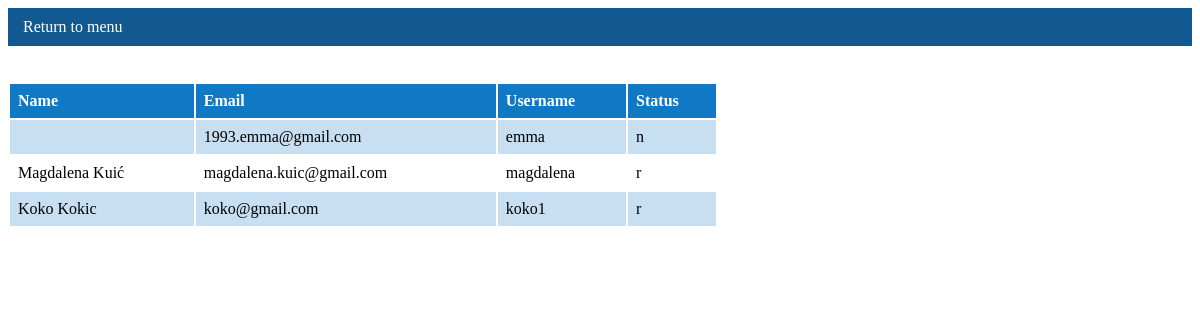
The page /list_of_studentsSubject/1 (signed in) on the database its author committed.
### LearnCrew/models.py (models this page shows, shortened)
class Upisi(models.Model):
    student = models.ForeignKey(Korisnici, on_delete=models.CASCADE)
    predmet = models.ForeignKey(Predmeti, on_delete=models.CASCADE)
    status = models.CharField(max_length=64, blank=True, null=True)

class Korisnici(AbstractUser):
    email = models.CharField(max_length=64)
    password = models.CharField(max_length=128)
    STATUS_STUDENTA = (('n', 'none'), ('r','redovni'), ('i','izvanredni'))
    status = models.CharField(max_length=30, choices=STATUS_STUDENTA, blank=True)
    uloga = models.ForeignKey(Uloge, on_delete=models.CASCADE, blank=True, null=True)

### LearnCrew/views.py (the view)
# urls.py: path('list_of_studentsSubject/<int:subject_id>', views.students_per_subject, name='list_of_studentsSubject'),
def students_per_subject(request, subject_id):
    if str(request.user.uloga) == 'adm':
        upisi = Upisi.objects.filter(predmet=subject_id)
        return render(request, 'list_of_students_per_subject.html', {"data": upisi})
    elif str(request.user.uloga) == 'prof':
        upisi = Upisi.objects.filter(predmet=subject_id).filter(status="upisan")
        return render(request, 'list_of_studentsProf.html', {"data": upisi, "subject_id": subject_id})

### LearnCrew/models.py (called while the page is built)
    def __str__(self):
        return '%s' % (self.uloga, )

### LearnCrew/templates/list_of_students_per_subject.html (shortened to what this page needs)
{% extends 'base.html' %}
{% block students-per-subject %}
<ul>
    <li><a href="http://localhost:8000/list_of_subjects/">Return to menu</a></li>
</ul>
<br><br>
<table style="width:60%">
    <tr>
        <th>Name</th>
        <th>Email</th>
        <th>Username</th>
        <th>Status</th>
    </tr>
    <tr>
{% for upis in data %}
<td>{{upis.student.first_name}} {{upis.student.last_name}}</td>
<td>{{upis.student.email}}</td>
<td>{{upis.student.username}}</td>
<td>{{upis.student.status}}</td>
    </tr>
{% endfor %}
</table>
{% endblock %}

### LearnCrew/templates/base.html (style rules this page uses)
table { border-collapse: separate; width: 70%; }
th, td { text-align: left; padding: 8px; }
tr:nth-child(even) { background-color: #C7DFF1 }
th { background-color: #0F79C6; color: white; }
ul { list-style-type: none; margin: 0; padding: 0; overflow: hidden; background-color: #115990; }
li { float: left; }
li a { display: block; color: white; text-align: center; padding: 14px 16px; text-decoration: none; }
a:link, a:visited { background-color: #115990; color: white; padding: 10px 15px; text-align: center; text-decoration: none; display: inline-block; }

### rows shown on the page
Upisi: student.email "1993.emma@gmail.com", student.username "emma", student.status "n"
Upisi: student.first_name "Magdalena", student.last_name "Kuić", student.email "magdalena.kuic@gmail.com", student.username "magdalena", student.status "r"
Upisi: student.first_name "Koko", student.last_name "Kokic", student.email "koko@gmail.com", student.username "koko1", student.status "r"
